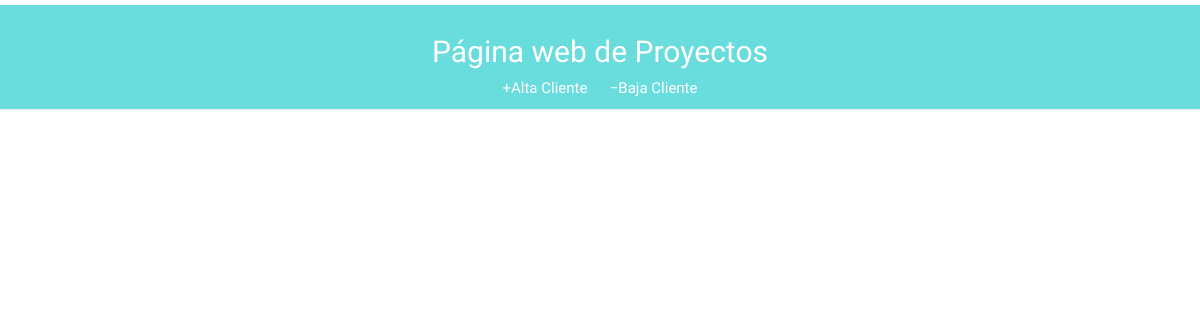
/, run on an earlier commit of the app's database.
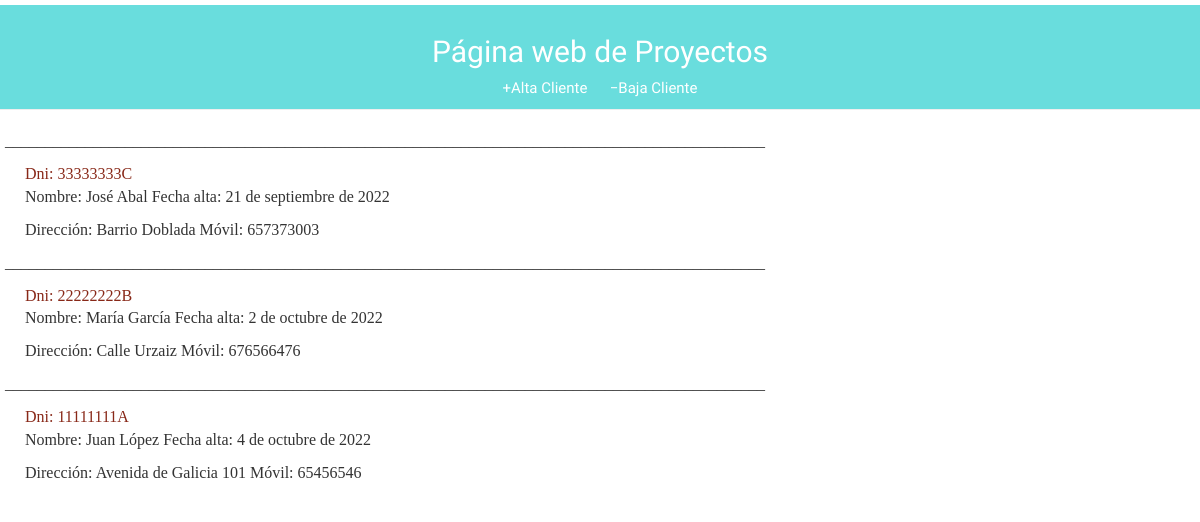
And on a later commit of the database.
### misitio/models.py (models this page shows)
class Cliente(models.Model):
    dni = models.CharField(max_length=10, primary_key = True)
    nombre = models.CharField(max_length=150, blank= False, null = False)
    fechalta = models.DateField('Fecha Alta', blank = False, null = False)
    direccion = models.CharField(max_length=150, blank = True, null = True )
    mobile = models.CharField(max_length=150, blank = False, null = True)

### misitio/views.py (the view)
# urls.py: path('', views.clientes_list, name='clientes_list'),
def clientes_list(request):
    clientes = Cliente.objects.filter(fechalta__lte=timezone.now()).order_by('fechalta')
    return render(request, 'misitio/clientes_list.html', {'clientes': clientes})

### misitio/templates/misitio/clientes_list.html
{% extends 'misitio/base.html' %}
{% block content %}
{% for cliente in clientes %}
  <p>_______________________________________________________________________________________________</p>
<div class="content">
    <p>  <div class='dni'>Dni: {{ cliente.dni }} </div>  Nombre: {{ cliente.nombre }}    Fecha alta: {{ cliente.fechalta }}</p>
    <p>Dirección: {{ cliente.direccion }}    Móvil: {{ cliente.mobile }}</p>
</div>
{% endfor %}
{% endblock %}

What changed in the data, as far as the page shows it:
added Cliente: dni "33333333C", nombre "José Abal", fechalta "21 de septiembre de 2022", direccion "Barrio Doblada", mobile "657373003"
added Cliente: dni "22222222B", nombre "María García", fechalta "2 de octubre de 2022", direccion "Calle Urzaiz", mobile "676566476"
added Cliente: dni "11111111A", nombre "Juan López", fechalta "4 de octubre de 2022", direccion "Avenida de Galicia 101", mobile "65456546"
